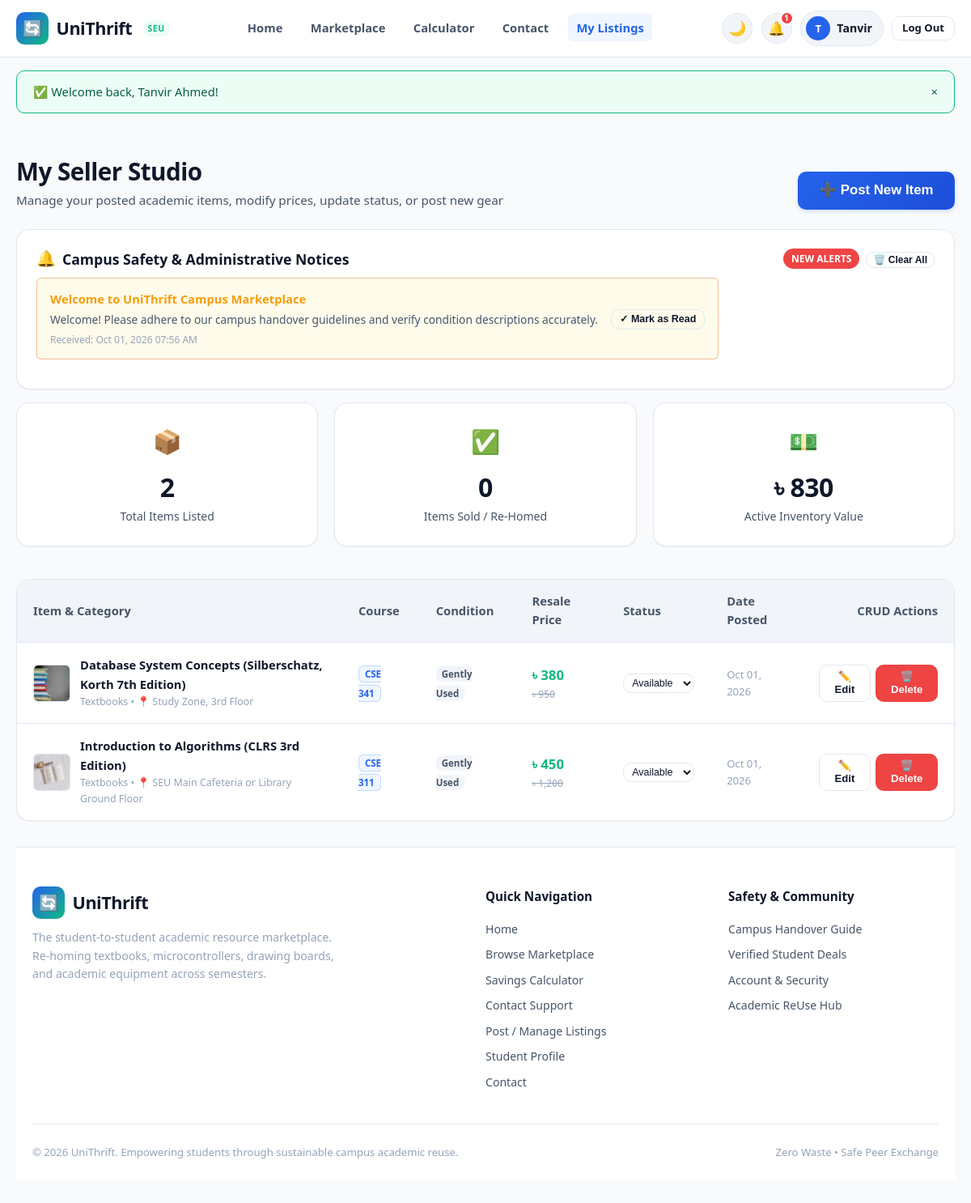
The page /my_listings.php (signed in) on the database its author committed.
### tables this page shows
CREATE TABLE `notifications` (
  `id` int(11) NOT NULL AUTO_INCREMENT,
  `user_id` int(11) DEFAULT NULL,
  `item_id` int(11) DEFAULT NULL,
  `title` varchar(150) NOT NULL,
  `message` text NOT NULL,
  `target_audience` varchar(30) DEFAULT 'user',
  `alert_type` varchar(20) DEFAULT 'info',
  `is_read` tinyint(1) DEFAULT 0,
  `created_at` timestamp NOT NULL DEFAULT current_timestamp(),
  PRIMARY KEY (`id`),
  KEY `user_id` (`user_id`),
  KEY `item_id` (`item_id`),
  CONSTRAINT `notifications_ibfk_1` FOREIGN KEY (`user_id`) REFERENCES `users` (`id`) ON DELETE CASCADE,
  CONSTRAINT `notifications_ibfk_2` FOREIGN KEY (`item_id`) REFERENCES `items` (`id`) ON DELETE SET NULL
);

CREATE TABLE `items` (
  `id` int(11) NOT NULL AUTO_INCREMENT,
  `user_id` int(11) NOT NULL,
  `title` varchar(150) NOT NULL,
  `category` enum('Textbooks','Lab Gear & Kits','Drawing & Tools','Electronics & Calculators','Other') NOT NULL,
  `course_code` varchar(20) DEFAULT NULL,
  `item_condition` enum('Like New','Gently Used','Fair') NOT NULL,
  `original_price` decimal(10,2) NOT NULL,
  `selling_price` decimal(10,2) NOT NULL,
  `description` text NOT NULL,
  `meetup_location` varchar(120) NOT NULL,
  `image_icon` varchar(10) DEFAULT '?',
  `image_url` varchar(255) DEFAULT NULL,
  `status` enum('Available','Reserved','Sold') DEFAULT 'Available',
  `created_at` timestamp NOT NULL DEFAULT current_timestamp(),
  `updated_at` timestamp NOT NULL DEFAULT current_timestamp() ON UPDATE current_timestamp(),
  PRIMARY KEY (`id`),
  KEY `user_id` (`user_id`),
  CONSTRAINT `items_ibfk_1` FOREIGN KEY (`user_id`) REFERENCES `users` (`id`) ON DELETE CASCADE
);

### includes/auth_check.php (called while the page is built, shortened)
<?php
function format_price($amount): string {
    return APP_CURRENCY . ' ' . number_format((float)$amount, 0);
}
function get_item_image(?string $imageUrl): ?string {
    $cleanPath = ltrim($imageUrl, '/\\');
    if (file_exists(__DIR__ . '/../' . $cleanPath) || file_exists(__DIR__ . '/' . $cleanPath)) {
        return $imageUrl;
    }
    return null;
}

### my_listings.php (the view, shortened to what this page needs)
<?php
require_once __DIR__ . '/config/db.php';
require_once __DIR__ . '/includes/auth_check.php';
$userId = (int)$_SESSION['user_id'];
$userListings = [];
$statsTotalItems = 0;
$statsSoldItems = 0;
$statsActiveValue = 0;
$userNotifications = [];
try {
    $stmt = $pdo->prepare("SELECT * FROM items WHERE user_id = :uid ORDER BY id DESC");
    $stmt->execute([':uid' => $userId]);
    $userListings = $stmt->fetchAll();
    $statsTotalItems = count($userListings);
    foreach ($userListings as $li) {
        if ($li['status'] === 'Sold') {
            $statsSoldItems++;
        } else {
            $statsActiveValue += (float)$li['selling_price'];
        }
    }
    $nStmt = $pdo->prepare("SELECT * FROM notifications WHERE user_id = :uid ORDER BY id DESC LIMIT 10");
    $nStmt->execute([':uid' => $userId]);
    $userNotifications = $nStmt->fetchAll();
} catch (PDOException $e) {
    $error = "Failed to load studio data: " . $e->getMessage();
}
require_once __DIR__ . '/includes/header.php';
?>
<div class="container" style="padding-top: 2rem; padding-bottom: 3.5rem;">
    <div class="section-header" style="margin-bottom: 1.5rem;">
        <div>
            <h1 class="section-title">My Seller Studio</h1>
            <p class="section-desc">Manage your posted academic items, modify prices, update status, or post new gear</p>
        </div>
        <div>
            <button type="button" class="btn btn-primary btn-lg" onclick="openModal('createItemModal')">
                ➕ Post New Item
            </button>
        </div>
    </div>
    <?php if (!empty($userNotifications)): ?>
        <div id="notifications" style="margin-bottom: 2rem;">
            <div style="background: var(--bg-card); border: 1px solid var(--border-color); border-radius: var(--radius-lg); padding: 1.25rem 1.5rem; box-shadow: var(--shadow-sm);">
                <div style="display: flex; justify-content: space-between; align-items: center; margin-bottom: 1rem; flex-wrap: wrap; gap: 0.5rem;">
                    <div style="display: flex; align-items: center; gap: 0.5rem;">
                        <span style="font-size: 1.2rem;">🔔</span>
                        <h3 style="font-size: 1.1rem; font-weight: 800; margin: 0;">Campus Safety &amp; Administrative Notices</h3>
                    </div>
                    <?php
                        $hasUnread = false;
                        foreach ($userNotifications as $n) { if (!$n['is_read']) { $hasUnread = true; break; } }
                    ?>
                    <div style="display: flex; gap: 0.5rem; align-items: center;">
                        <?php if ($hasUnread): ?>
                            <span class="badge" style="background: var(--danger); color: #fff; font-size: 0.75rem; font-weight: 800; padding: 3px 10px; border-radius: var(--radius-full);">NEW ALERTS</span>
                        <?php endif; ?>
                        <form method="POST" action="my_listings.php" style="margin: 0;" onsubmit="return confirm('Clear all notifications from your dashboard?');">
                            <button type="submit" class="btn btn-outline btn-sm" style="font-size: 0.75rem; padding: 2px 8px;" title="Clear all alerts">
                                🗑️ Clear All
                            </button>
                        </form>
                    </div>
                <div style="display: flex; flex-direction: column; gap: 0.75rem;">
                    <?php foreach ($userNotifications as $notif): ?>
                        <div style="background: <?= $notif['is_read'] ? 'var(--bg-surface)' : 'var(--warning-light)' ?>; border: 1px solid <?= $notif['is_read'] ? 'var(--border-color)' : 'rgba(234, 88, 12, 0.4)' ?>; border-radius: var(--radius-sm); padding: 0.85rem 1rem; display: flex; justify-content: space-between; align-items: flex-start; gap: 1rem; flex-wrap: wrap;">
                            <div style="flex: 1; min-width: 240px;">
                                <div style="font-weight: 700; font-size: 0.92rem; color: <?= $notif['is_read'] ? 'var(--text-primary)' : 'var(--warning)' ?>; margin-bottom: 0.25rem;">
                                    <?= htmlspecialchars($notif['title']) ?>
                                </div>
                                <div style="font-size: 0.86rem; color: var(--text-secondary); line-height: 1.4;">
                                    <?= nl2br(htmlspecialchars($notif['message'])) ?>
                                </div>
                                <div style="font-size: 0.75rem; color: var(--text-muted); margin-top: 0.35rem;">
                                    Received: <?= date('M d, Y h:i A', strtotime($notif['created_at'])) ?>
                                </div>
                            </div>
                            <?php if (!$notif['is_read']): ?>
                                <form method="POST" action="my_listings.php" style="margin: 0; align-self: center;">
                                    <button type="submit" class="btn btn-outline btn-sm" style="font-size: 0.78rem; padding: 4px 10px;" title="Dismiss alert">
                                        ✓ Mark as Read
                                    </button>
                                </form>
                            <?php else: ?>
                                <span style="font-size: 0.75rem; color: var(--text-muted); align-self: center;">✓ Read</span>
                            <?php endif; ?>
                        </div>
                    <?php endforeach; ?>
                </div>
            </div>
        </div>
    <?php endif; ?>
    <div class="stats-grid" style="margin-bottom: 2.5rem;">
        <div class="stat-card">
            <div class="stat-icon">📦</div>
            <div class="stat-value"><?= $statsTotalItems ?></div>
            <div class="stat-label">Total Items Listed</div>
        </div>
        <div class="stat-card">
            <div class="stat-icon">✅</div>
            <div class="stat-value"><?= $statsSoldItems ?></div>
            <div class="stat-label">Items Sold / Re-Homed</div>
        </div>
        <div class="stat-card">
            <div class="stat-icon">💵</div>
            <div class="stat-value"><?= format_price($statsActiveValue) ?></div>
            <div class="stat-label">Active Inventory Value</div>
        </div>
    </div>
    <div class="table-responsive">
        <?php if (empty($userListings)): ?>
            <div style="text-align: center; padding: 3.5rem 1rem;">
                <div style="font-size: 3rem; margin-bottom: 1rem;">📦</div>
                <h3 style="font-size: 1.3rem; margin-bottom: 0.5rem;">You haven't listed any items yet</h3>
                <p style="color: var(--text-secondary); margin-bottom: 1.5rem;">
                    Have textbooks, microcontrollers, drawing boards, or calculators you no longer use? Pass them down to juniors!
                </p>
                <button type="button" class="btn btn-primary" onclick="openModal('createItemModal')">
                    ➕ Post Your First Item
                </button>
            </div>
        <?php else: ?>
            <table class="custom-table responsive-card-table">
                <thead>
                    <tr>
                        <th>Item &amp; Category</th>
                        <th>Course</th>
                        <th>Condition</th>
                        <th>Resale Price</th>
                        <th>Status</th>
                        <th>Date Posted</th>
                        <th style="text-align: right;">CRUD Actions</th>
                    </tr>
                </thead>
                <tbody>
                    <?php foreach ($userListings as $item): ?>
                        <tr>
                            <td data-label="Item">
                                <div style="display: flex; align-items: center; gap: 0.75rem;">
                                    <?php $imgSrc = get_item_image($item['image_url'] ?? null); ?>
                                    <?php if ($imgSrc): ?>
                                        <img src="<?= htmlspecialchars($imgSrc) ?>" alt="Photo" style="width: 46px; height: 46px; object-fit: cover; border-radius: var(--radius-sm); border: 1px solid var(--border-color); flex-shrink: 0;">
                                    <?php else: ?>
                                        <span style="font-size: 1.7rem; flex-shrink: 0;"><?= htmlspecialchars($item['image_icon'] ?? '📦') ?></span>
                                    <?php endif; ?>
                                    <div>
                                        <a href="item_details.php?id=<?= (int)$item['id'] ?>" style="font-weight: 700; color: var(--text-primary);">
                                            <?= htmlspecialchars($item['title']) ?>
                                        </a>
                                        <div style="font-size: 0.78rem; color: var(--text-muted);">
                                            <?= htmlspecialchars($item['category']) ?> &bull; 📍 <?= htmlspecialchars($item['meetup_location']) ?>
                                        </div>
                                    </div>
                                </div>
                            </td>
                            <td data-label="Course">
                                <?php if (!empty($item['course_code'])): ?>
                                    <span class="tag-course"><?= htmlspecialchars($item['course_code']) ?></span>
                                <?php else: ?>
                                    <span style="color: var(--text-muted);">&mdash;</span>
                                <?php endif; ?>
                            </td>
                            <td data-label="Condition">
                                <span class="tag-condition"><?= htmlspecialchars($item['item_condition']) ?></span>
                            </td>
                            <td data-label="Resale Price">
                                <strong style="color: var(--accent); font-size: 1.05rem;">
                                    <?= format_price($item['selling_price']) ?>
                                </strong>
                                <?php if ((float)$item['original_price'] > (float)$item['selling_price']): ?>
                                    <div style="font-size: 0.75rem; color: var(--text-muted); text-decoration: line-through;">
                                        <?= format_price($item['original_price']) ?>
                                    </div>
                                <?php endif; ?>
                            </td>
                            <td data-label="Status">
                                <form method="POST" action="my_listings.php" style="display: inline-block;">
                                    <select name="new_status" onchange="this.form.submit()" class="custom-select" style="font-size: 0.78rem; padding: 3px 6px;">
                                        <option value="Available" <?= $item['status'] === 'Available' ? 'selected' : '' ?>>Available</option>
                                    </select>
                                </form>
                            </td>
                            <td data-label="Date Posted" style="font-size: 0.82rem; color: var(--text-muted);">
                                <?= date('M d, Y', strtotime($item['created_at'])) ?>
                            </td>
                            <td data-label="Actions" style="text-align: right;">
                                <div style="display: flex; gap: 0.4rem; justify-content: flex-end;">
                                    <button type="button" class="btn btn-outline btn-sm" onclick='openEditModal(<?= json_encode($item, JSON_HEX_APOS | JSON_HEX_QUOT) ?>)'>
                                        ✏️ Edit
                                    </button>
                                    <button type="button" class="btn btn-danger btn-sm" onclick="confirmDelete(<?= (int)$item['id'] ?>, '<?= htmlspecialchars(addslashes($item['title'])) ?>')">
                                        🗑️ Delete
                                    </button>
                                </div>
                            </td>
                        </tr>
                    <?php endforeach; ?>
                </tbody>
            </table>
        <?php endif; ?>
    </div>
</div>
<?php require_once __DIR__ . '/includes/footer.php'; ?>

### rows shown on the page
notifications: title "Welcome to UniThrift Campus Marketplace", message "Welcome! Please adhere to our campus handover guidelines and verify condition descriptions accurately.", created_at "Oct 01, 2026 07:56 AM"
items: image_url (picture), title "Database System Concepts (Silberschatz, Korth 7th Edition)", category "Textbooks", meetup_location "Study Zone, 3rd Floor", course_code "CSE 341", item_condition "Gently Used", selling_price "৳ 380", original_price "৳ 950", new_status "Available", created_at "Oct 01, 2026"
items: image_url (picture), title "Introduction to Algorithms (CLRS 3rd Edition)", category "Textbooks", meetup_location "SEU Main Cafeteria or Library Ground Floor", course_code "CSE 311", item_condition "Gently Used", selling_price "৳ 450", original_price "৳ 1,200", new_status "Available", created_at "Oct 01, 2026"

### other values the page prints
APP_NAME "UniThrift"
$unreadNotifsCount "1"
substr($currentUser['full_name'], 0, 1) "T"
explode(' ', $currentUser['full_name'])[0] "Tanvir"
$flash['message'] "Welcome back, Tanvir Ahmed!"
$statsTotalItems "2"
$statsSoldItems "0"
format_price($statsActiveValue) "৳ 830"
